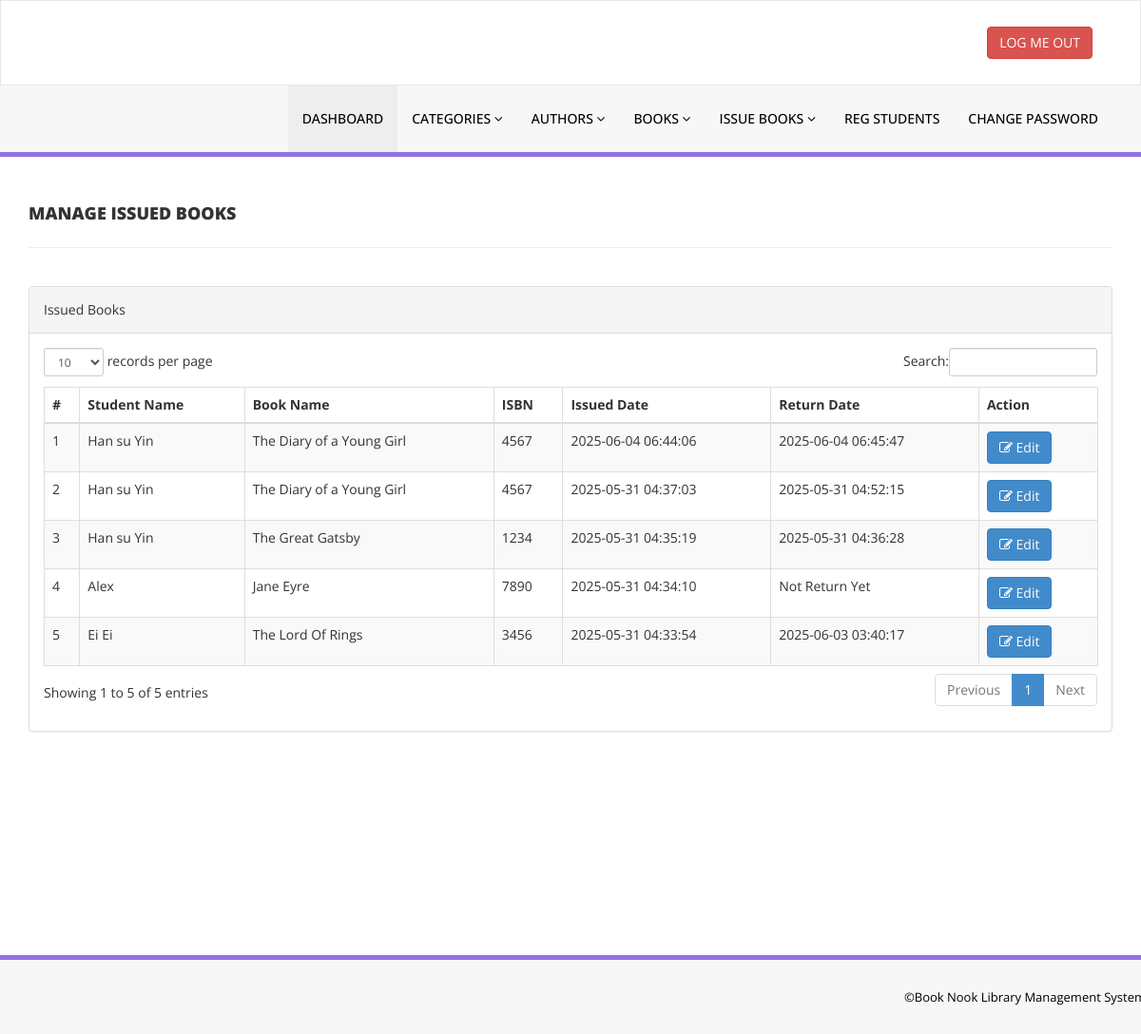
The app's page /library/admin/manage-issued-books.php (signed in) with its own data.
### tables this page shows
CREATE TABLE `tblissuedbookdetails` (
  `id` int(11) NOT NULL,
  `BookId` int(11) DEFAULT NULL,
  `StudentID` varchar(150) DEFAULT NULL,
  `IssuesDate` timestamp NULL DEFAULT current_timestamp(),
  `ReturnDate` timestamp NULL DEFAULT NULL ON UPDATE current_timestamp(),
  `RetrunStatus` int(1) DEFAULT NULL,
  `fine` int(11) DEFAULT NULL
);

CREATE TABLE `tblstudents` (
  `id` int(11) NOT NULL,
  `StudentId` varchar(100) DEFAULT NULL,
  `FullName` varchar(120) DEFAULT NULL,
  `EmailId` varchar(120) DEFAULT NULL,
  `MobileNumber` char(11) DEFAULT NULL,
  `Password` varchar(120) DEFAULT NULL,
  `Status` int(1) DEFAULT NULL,
  `RegDate` timestamp NULL DEFAULT current_timestamp(),
  `UpdationDate` timestamp NULL DEFAULT NULL ON UPDATE current_timestamp()
);

CREATE TABLE `tblbooks` (
  `id` int(11) NOT NULL,
  `BookName` varchar(255) DEFAULT NULL,
  `CatId` int(11) DEFAULT NULL,
  `AuthorId` int(11) DEFAULT NULL,
  `ISBNNumber` int(11) DEFAULT NULL,
  `BookPrice` int(11) DEFAULT NULL,
  `RegDate` timestamp NULL DEFAULT current_timestamp(),
  `UpdationDate` timestamp NULL DEFAULT NULL ON UPDATE current_timestamp()
);

### library/admin/manage-issued-books.php (the view, shortened to what this page needs)
<?php
include('includes/config.php');
if(strlen($_SESSION['alogin'])==0)
    {
header('location:index.php');
}
else{
    ?>
<!DOCTYPE html>
<html xmlns="http://www.w3.org/1999/xhtml">
<head>
    <link href="assets/css/bootstrap.css" rel="stylesheet" />
    <link href="assets/css/font-awesome.css" rel="stylesheet" />
    <link href="assets/js/dataTables/dataTables.bootstrap.css" rel="stylesheet" />
    <link href="assets/css/style.css" rel="stylesheet" />
</head>
<body>
<?php include('includes/header.php');?>
    <div class="content-wrapper">
         <div class="container">
        <div class="row pad-botm">
            <div class="col-md-12">
                <h4 class="header-line">Manage Issued Books</h4>
    </div>
     <div class="row">
</div>
        </div>
            <div class="row">
                <div class="col-md-12">
                    <div class="panel panel-default">
                        <div class="panel-heading">
                          Issued Books
                        </div>
                        <div class="panel-body">
                            <div class="table-responsive">
                                <table class="table table-striped table-bordered table-hover" id="dataTables-example">
                                    <thead>
                                        <tr>
                                            <th>#</th>
                                            <th>Student Name</th>
                                            <th>Book Name</th>
                                            <th>ISBN </th>
                                            <th>Issued Date</th>
                                            <th>Return Date</th>
                                            <th>Action</th>
                                        </tr>
                                    </thead>
                                    <tbody>
<?php $sql = "SELECT tblstudents.FullName,tblbooks.BookName,tblbooks.ISBNNumber,tblissuedbookdetails.IssuesDate,tblissuedbookdetails.ReturnDate,tblissuedbookdetails.id as rid from  tblissuedbookdetails join tblstudents on tblstudents.StudentId=tblissuedbookdetails.StudentId join tblbooks on tblbooks.id=tblissuedbookdetails.BookId order by tblissuedbookdetails.id desc";
$query = $dbh -> prepare($sql);
$query->execute();
$results=$query->fetchAll(PDO::FETCH_OBJ);
$cnt=1;
if($query->rowCount() > 0)
{
foreach($results as $result)
{               ?>
                                        <tr class="odd gradeX">
                                            <td class="center"><?php echo htmlentities($cnt);?></td>
                                            <td class="center"><?php echo htmlentities($result->FullName);?></td>
                                            <td class="center"><?php echo htmlentities($result->BookName);?></td>
                                            <td class="center"><?php echo htmlentities($result->ISBNNumber);?></td>
                                            <td class="center"><?php echo htmlentities($result->IssuesDate);?></td>
                                            <td class="center"><?php if($result->ReturnDate=="")
                                            {
                                                echo htmlentities("Not Return Yet");
                                            } else {
                                            echo htmlentities($result->ReturnDate);
}
                                            ?></td>
                                            <td class="center">
                                            <a href="update-issue-bookdeails.php?rid=<?php echo htmlentities($result->rid);?>"><button class="btn btn-primary"><i class="fa fa-edit "></i> Edit</button>
                                            </td>
                                        </tr>
 <?php $cnt=$cnt+1;}} ?>
                                    </tbody>
                                </table>
                            </div>
                        </div>
                    </div>
                </div>
            </div>
    </div>
    </div>
  <?php include('includes/footer.php');?>
</body>
</html>
<?php } ?>

### library/admin/assets/css/style.css (style rules this page uses)
.content-wrapper { margin-top: 40px; min-height: 800px; padding-bottom: 90px; }
.header-line { font-weight: 900; padding-bottom: 25px; border-bottom: 1px solid #eeeeee; text-transform: uppercase; }
.pad-botm { padding-bottom: 30px; }

### records on screen
tblissuedbookdetails: tblstudents.FullName "Han su Yin", BookId.BookName "The Diary of a Young Girl", BookId.ISBNNumber "4567", IssuesDate "2025-06-04 06:44:06", ReturnDate "2025-06-04 06:45:47"
tblissuedbookdetails: tblstudents.FullName "Han su Yin", BookId.BookName "The Diary of a Young Girl", BookId.ISBNNumber "4567", IssuesDate "2025-05-31 04:37:03", ReturnDate "2025-05-31 04:52:15"
tblissuedbookdetails: tblstudents.FullName "Han su Yin", BookId.BookName "The Great Gatsby", BookId.ISBNNumber "1234", IssuesDate "2025-05-31 04:35:19", ReturnDate "2025-05-31 04:36:28"
tblissuedbookdetails: tblstudents.FullName "Alex", BookId.BookName "Jane Eyre", BookId.ISBNNumber "7890", IssuesDate "2025-05-31 04:34:10"
tblissuedbookdetails: tblstudents.FullName "Ei Ei", BookId.BookName "The Lord Of Rings", BookId.ISBNNumber "3456", IssuesDate "2025-05-31 04:33:54", ReturnDate "2025-06-03 03:40:17"
